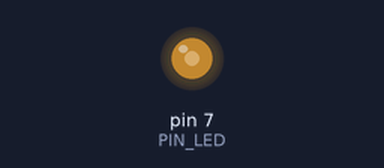
Recording of a sketch running on a simulated Arduino Uno, built with avr-gcc and run on an emulated ATmega328P. On the bench: output pins drawn as LEDs (lit = HIGH). At 2.0 s the program stops and its outputs stay as they are.

Above: at 2.1 s.
Timing chart, 0 to 3.5 s (numbered marks = the images above):
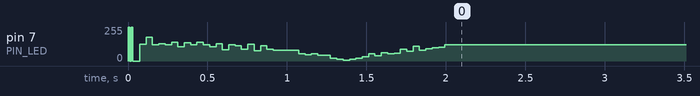

The sketch:

06_challenge_1.ino
```cpp
#define PIN_LED 7

int p; // p : period ( 100 to 10000, unit : us), 1 ms = 1000 us

void set_period(int period) {
  p = period;
}

void set_duty(int duty) { // duty : 0 to 100 (unit : %)
  int new_p = p / 100;
  digitalWrite(PIN_LED, 0);
  delayMicroseconds(p * duty);
  digitalWrite(PIN_LED, 1);
  delayMicroseconds(new_p * (100 - duty));
}

void setup() {
  pinMode(PIN_LED, OUTPUT);
  Serial.begin(115200);
}

void loop() {
  int running_time = 1000;

  //set_period(100);
  //set_period(1000);
  set_period(10000);

  int d = 0;
  int i = 1;
  unsigned long ts = millis();

  if (p == 10000) {
    running_time = 2000;
  }

  while (millis() - ts <= running_time) {
    set_duty(d);
    d += i;
    if (d <= 0 or d >= 100) {
      i = -i;
    }
  }
  digitalWrite(PIN_LED, 1);
  while (1);


}
```
